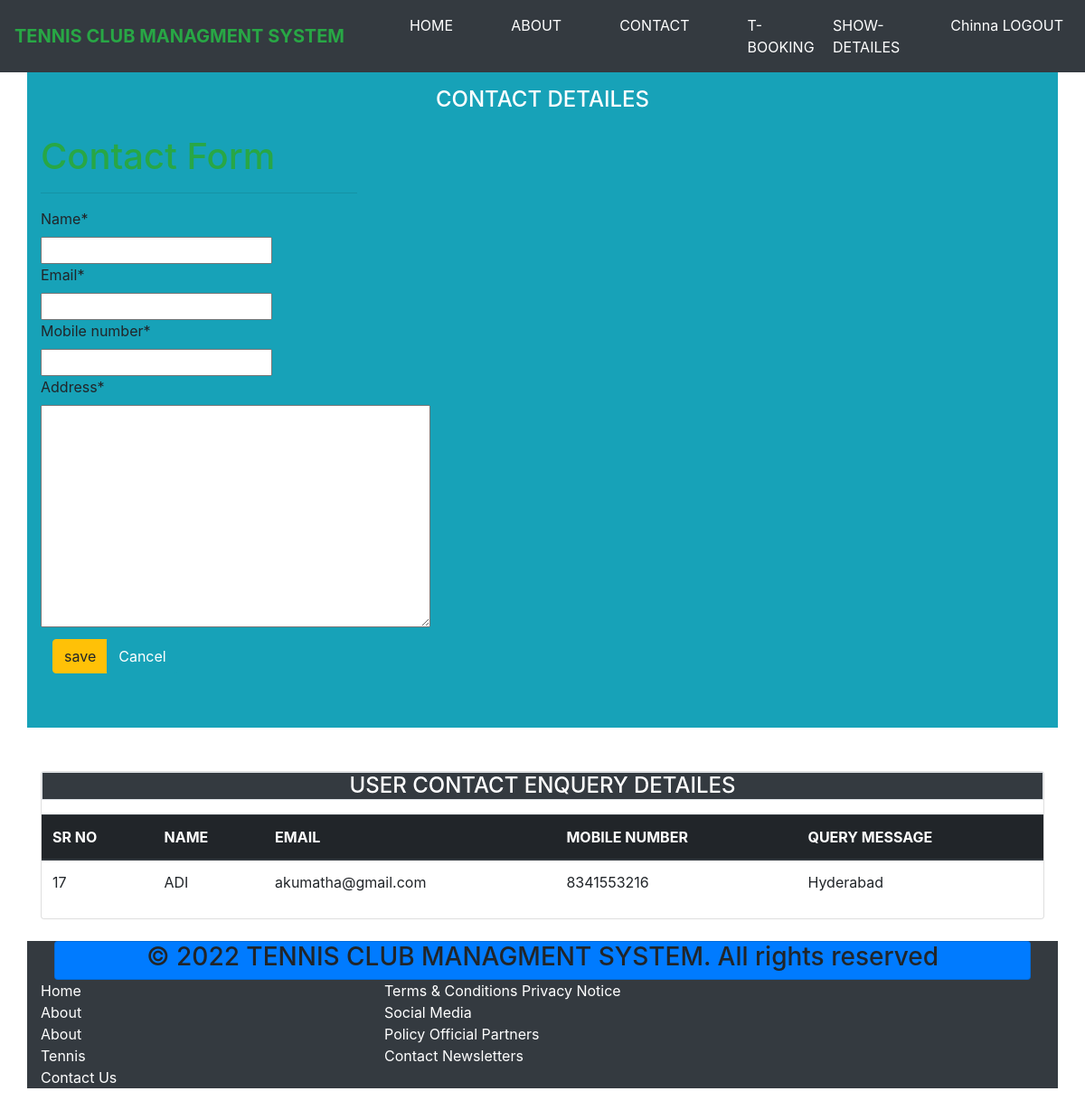
The page /contact/ (signed in) on the database its author committed.
### ClubApp/models.py (models this page shows, shortened)
class Contact(models.Model):
 name = models.CharField(max_length=150)
 email = models.EmailField(max_length=150)
 mobile_number = models.CharField(max_length=10)
 address = models.TextField()

### ClubApp/views.py (the view)
# urls.py: path('contact/',views.contact_view,name="contact"),
def contact_view(request):
    if request.method == 'POST':
      fm = ContactForm(request.POST)
      if fm.is_valid():
        name = fm.cleaned_data['name']
        email = fm.cleaned_data['email']
        mobile_number = fm.cleaned_data['mobile_number']
        address = fm.cleaned_data['address']
        user = Contact(name=name,email=email,mobile_number=mobile_number,address=address)
        user.save()
        return redirect('/contact/')
        fm = ContactForm()
    else:
     fm = ContactForm()
     stud = Contact.objects.all()
     return render(request, 'C/contact.html',{'fm':fm,'stu':stud})

### ClubApp/forms.py
class ContactForm(forms.ModelForm):
  class Meta:
    model = Contact
    fields = '__all__'

### ClubApp/templates/C/contact.html (shortened to what this page needs)
{% extends "C/base.html" %} {% load static %} {% block content %} {% load crispy_forms_tags %}
<link href="//maxcdn.bootstrapcdn.com/bootstrap/4.1.1/css/bootstrap.min.css" rel="stylesheet" id="bootstrap-css">
<link rel="stylesheet" href="https://use.fontawesome.com/releases/v5.0.10/css/all.css">
<br>
<div class="container animated fadeIn bg-info">
    <h4 class="p-3 mb-2 bg-info text-white text-center">CONTACT DETAILES</h4>
    <div class="row">
        <div class="col-sm-4">
            <h1 class="header-title text-success"> Contact Form</h1>
            <hr>
            <form action="" method="POST">
                {% csrf_token %} {{fm|crispy}}
                <button class="btn btn-group">
             <input type="submit" value="save" class="btn btn-warning"   onclick="fun();">
             <input type="reset" value="Cancel" class="btn btn-info">
         </button>
            </form>
        </div>
        <div class="col-sm-8">
            <iframe src="https://www.google.com/maps/embed?pb=!1m23!1m12!1m3!1d63306757.2593262!2d12.512964399999992!3d14.430746900000011!2m3!1f0!2f0!3f0!3m2!1i1024!2i768!4f13.1!4m8!3e6!4m0!4m5!1s0x3a4cf564d9e7fd65%3A0xf622dc6b11507edf!2sC2J7%2B75W%20Tennis%20Court%2C%20Unnamed%20Road%2C%20Nellore%2C%20Andhra%20Pradesh%20524003!3m2!1d14.430758299999999!2d80.0130564!5e0!3m2!1sen!2sin!4v1652983814906!5m2!1sen!2sin"
                width="650" height="650" style="border:0;" allowfullscreen="" loading="lazy"></iframe>
        </div>
    </div>
</div>
<br>
<br>
<div class="container">
    <div class="row">
        <div class="col-sm-12">
            <div class="card">
                <h4 class="table table-bordered  text-center text-white bg-dark table-striped ">USER CONTACT ENQUERY DETAILES</h4>
                <table class="table">
                    <thead class="thead-dark">
                        <tr>
                            <th scope="col">SR NO</th>
                            <th scope="col">NAME</th>
                            <th scope="col">EMAIL</th>
                            <th scope="col">MOBILE NUMBER</th>
                            <th scope="col">QUERY MESSAGE</th>
                        </tr>
                    </thead>
                    <tbody>
                        {% for i in stu %}
                        <tr>
                            <td>{{i.id}}</td>
                            <td>{{i.name}}</td>
                            <td>{{i.email}}</td>
                            <td>{{i.mobile_number}}</td>
                            <td>{{i.address}}</td>
                        </tr>
                        {% endfor %}
                    </tbody>
                </table>
            </div>
        </div>
    </div>
</div>
{% endblock %}

### ClubApp/templates/C/navbar.html (shortened to what this page needs)
{% load static %}
<nav class="navbar navbar-expand-lg navbar-light bg-dark  fixed-top">
    <a class="navbar-brand text-success  border-danger" href="#"><b>TENNIS CLUB MANAGMENT SYSTEM</b></a>
    <div class="collapse navbar-collapse" id="navbarNav">
        <ul class="navbar-nav">
            <li class="nav-item active">
                <a class="nav-link text-white   mx-5" href="{% url 'home' %}">HOME <span class="sr-only">(current)</span></a>
            </li>
            <li class="nav-item">
                <a class="nav-link     text-white    " href="{% url 'about' %}">ABOUT</a>
            </li>
            <li class="nav-item ">
                <a class="nav-link text-white  mx-5" href="{% url 'contact' %}">CONTACT</a>
            </li>
            {% if request.user.is_authenticated %}
            <li class="nav-item">
                <a class="nav-link     text-white " href="{% url 'booking' %}">T-BOOKING</a>
            </li>
            <li class="nav-item">
                <a class="nav-link     text-white " href="{% url 'detailes' %}">SHOW-DETAILES</a>
            </li>
            <li class=" nav-item ">
                <a class="nav-link text-white " href="{% url 'logout' %} ">{{user.username|title}}&nbsp;LOGOUT</a>
            </li>
            {% endif %}
        </ul>
    </div>
</nav>

### ClubApp/templates/C/navbar.html (style rules this page uses)
b { border: 2px solid seagreen; border: none }

### rows shown on the page
Contact: id "17", name "ADI", email "akumatha@gmail.com", mobile_number "8341553216", address "Hyderabad"

### other values the page prints
{{ user.username|title }} "Chinna"
